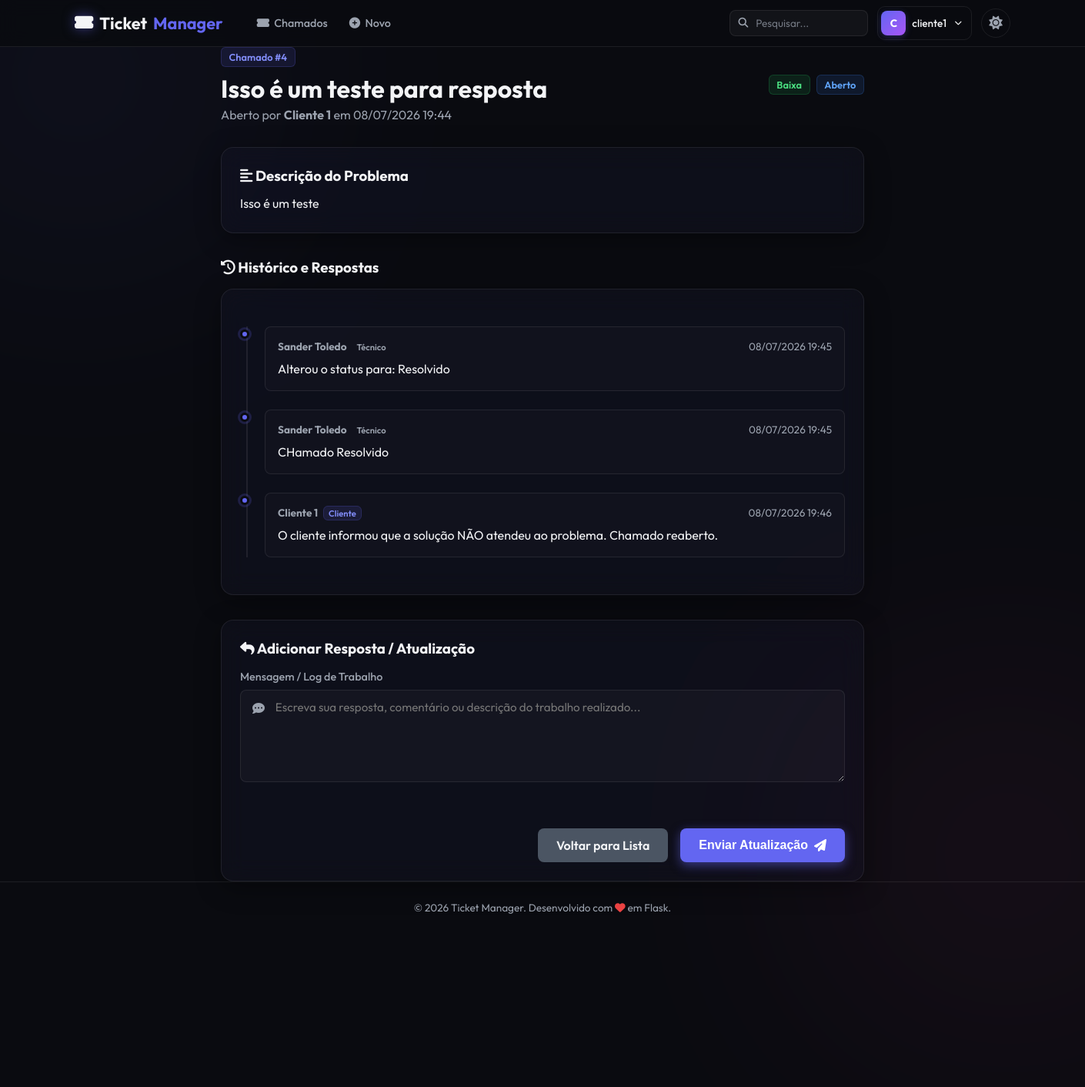
The page /tickets/4 (signed in) on the database its author committed.
### models.py (models this page shows, shortened)
class Usuario(db.Model):
    __tablename__ = "usuarios"
    id = db.Column(db.Integer, primary_key=True)
    nome = db.Column(db.String(50), nullable=False)
    sobrenome = db.Column(db.String(50), nullable=False)
    email = db.Column(db.String(120), unique=True, nullable=False)
    username = db.Column(db.String(50), unique=True, nullable=False)
    senha = db.Column(db.String(255), nullable=False)
    cidade_id = db.Column(db.Integer, db.ForeignKey("cidades.id"), nullable=True)
    cidade = db.relationship("Cidade", backref=db.backref("usuarios", lazy=True))
    perfis = db.relationship("Perfil", backref="usuario", lazy=True, cascade="all, delete-orphan")
    @property
    def tipo_perfil(self):
        if self.perfis:
            return self.perfis[0].tipo_perfil
        return "Cliente"

class Chamado(db.Model):
    __tablename__ = "chamados"
    id = db.Column(db.Integer, primary_key=True)
    titulo = db.Column(db.String(100), nullable=False)
    descricao = db.Column(db.Text, nullable=False)
    prioridade = db.Column(db.String(20), nullable=False, default="Média")  # Baixa, Média, Alta
    status = db.Column(db.String(20), nullable=False, default="Aberto")  # Aberto, Em Andamento, Resolvido, Fechado
    data_criacao = db.Column(db.DateTime, nullable=False, default=db.func.now())
    usuario_id = db.Column(db.Integer, db.ForeignKey("usuarios.id"), nullable=False)
    usuario = db.relationship("Usuario", backref=db.backref("chamados", lazy=True))
    categoria_id = db.Column(db.Integer, db.ForeignKey("categorias.id"), nullable=True)
    categoria = db.relationship("Categoria", backref=db.backref("chamados", lazy=True))

class Worklog(db.Model):
    __tablename__ = "worklogs"
    id = db.Column(db.Integer, primary_key=True)
    chamado_id = db.Column(db.Integer, db.ForeignKey("chamados.id"), nullable=False)
    usuario_id = db.Column(db.Integer, db.ForeignKey("usuarios.id"), nullable=False)
    mensagem = db.Column(db.Text, nullable=False)
    data_criacao = db.Column(db.DateTime, nullable=False, default=db.func.now())
    chamado = db.relationship("Chamado", backref=db.backref("worklogs", lazy=True, cascade="all, delete-orphan"))
    usuario = db.relationship("Usuario", backref=db.backref("worklogs", lazy=True))

class Perfil(db.Model):
    __tablename__ = "perfis"
    id = db.Column(db.Integer, primary_key=True)
    usuario_id = db.Column(db.Integer, db.ForeignKey("usuarios.id"), nullable=False)
    tipo_perfil = db.Column(db.String(50), nullable=False)
    ativo = db.Column(db.Boolean, default=True)

### app.py (the view)
@app.route('/tickets/<int:ticket_id>')
@login_required
def ticket_details(ticket_id):
    return controllers.ticket_details_controller(ticket_id)

### app.py (called while the page is built)
def login_required(f):
    @wraps(f)
    def decorated_function(*args, **kwargs):
        if 'user_id' not in session:
            flash('Você precisa fazer login para acessar esta página.', 'danger')
            return redirect(url_for('login'))
        return f(*args, **kwargs)
    return decorated_function

### controllers.py (called while the page is built)
def ticket_details_controller(ticket_id):
    chamado = Chamado.query.get_or_404(ticket_id)
    usuario = Usuario.query.get(session.get('user_id'))
    if usuario.tipo_perfil == 'Cliente' and chamado.usuario_id != usuario.id:
        flash('Você não tem permissão para visualizar este chamado.', 'danger')
        return redirect(url_for('list_tickets'))
    return render_template('ticket_details.html', chamado=chamado, usuario=usuario)

### templates/ticket_details.html (shortened to what this page needs)
{% extends 'base.html' %}
{% block content %}
<div class="container" style="max-width: 900px; margin: 0 auto;">
    <div class="page-header" style="margin-bottom: 2rem;">
        <div>
            <span class="badge badge-username" style="margin-bottom: 0.5rem; display: inline-block;">Chamado #{{ chamado.id }}</span>
            <h1>{{ chamado.titulo }}</h1>
            <p class="subtitle">Aberto por <strong>{{ chamado.usuario.nome }} {{ chamado.usuario.sobrenome }}</strong> em {{ chamado.data_criacao.strftime('%d/%m/%Y %H:%M') }}</p>
        </div>
        <div style="display: flex; gap: 0.5rem; align-items: center;">
            <span class="badge badge-{{ chamado.prioridade | lower }}">{{ chamado.prioridade }}</span>
            {% set status_class = chamado.status.lower().replace(' ', '') %}
            <span class="badge badge-{{ status_class }}">{{ chamado.status }}</span>
        </div>
    </div>
    <div class="glass-card" style="padding: 1.5rem; margin-bottom: 2rem;">
        <h3 style="color: var(--text-primary); margin-bottom: 0.75rem;"><i class="fa-solid fa-align-left"></i> Descrição do Problema</h3>
        <p style="color: var(--text-primary); line-height: 1.6; white-space: pre-line;">{{ chamado.descricao }}</p>
    </div>
    <h3 style="color: var(--text-primary); margin-bottom: 1rem;"><i class="fa-solid fa-clock-rotate-left"></i> Histórico e Respostas</h3>
    <div class="glass-card" style="padding: 1.5rem; margin-bottom: 2rem;">
        {% if chamado.worklogs %}
            <div class="timeline">
                {% for log in chamado.worklogs %}
                    <div class="timeline-item">
                        <div class="timeline-marker"></div>
                        <div class="timeline-content">
                            <div class="timeline-header">
                                <strong>{{ log.usuario.nome }} {{ log.usuario.sobrenome }} <span class="badge badge-{{ log.usuario.tipo_perfil | lower }}" style="font-size: 0.7rem; padding: 0.1rem 0.4rem; margin-left: 0.25rem;">{{ log.usuario.tipo_perfil }}</span></strong>
                                <span>{{ log.data_criacao.strftime('%d/%m/%Y %H:%M') }}</span>
                            </div>
                            <p style="color: var(--text-primary); line-height: 1.5; white-space: pre-line;">{{ log.mensagem }}</p>
                        </div>
                    </div>
                {% endfor %}
            </div>
        {% endif %}
    </div>
    <div class="glass-card" style="padding: 1.5rem;">
        <h3 style="color: var(--text-primary); margin-bottom: 1rem;"><i class="fa-solid fa-reply"></i> Adicionar Resposta / Atualização</h3>
        <form action="{{ url_for('add_worklog', ticket_id=chamado.id) }}" method="POST" class="form-group">
            <div class="input-wrapper" style="margin-bottom: 1.5rem;">
                <label for="mensagem">Mensagem / Log de Trabalho</label>
                <div class="input-icon-group">
                    <i class="fa-solid fa-comment-dots input-icon" style="top: 1rem;"></i>
                    <textarea id="mensagem" name="mensagem" required placeholder="Escreva sua resposta, comentário ou descrição do trabalho realizado..."></textarea>
                </div>
            </div>
            <div class="form-actions-row">
                <a href="{{ url_for('list_tickets') }}" class="btn-secondary">
                    Voltar para Lista
                </a>
                <button type="submit" class="btn-primary">
                    Enviar Atualização <i class="fa-solid fa-paper-plane"></i>
                </button>
            </div>
        </form>
    </div>
</div>
{% endblock %}

### templates/base.html (shortened to what this page needs)
<!DOCTYPE html>
<html lang="pt-BR" data-theme="dark">
<head>
    <link rel="stylesheet" href="https://cdnjs.cloudflare.com/ajax/libs/font-awesome/6.4.0/css/all.min.css">
    <link rel="stylesheet" href="{{ url_for('static', filename='css/style.css') }}">
</head>
<body>
    <div class="bg-glow bg-glow-1"></div>
    <div class="bg-glow bg-glow-2"></div>
    <header class="app-header">
        <div class="nav-container">
            <div class="nav-left">
                <a href="/" class="brand-logo">
                    <i class="fa-solid fa-ticket-simple text-glow"></i> Ticket<span>Manager</span>
                </a>
                {% if session.get('user_id') %}
                <nav class="nav-menu" id="nav-menu">
                    <a href="{{ url_for('list_tickets') }}" class="nav-link" id="nav-link-tickets">
                        <i class="fa-solid fa-ticket-simple"></i> Chamados
                    </a>
                    <a href="{{ url_for('create_ticket') }}" class="nav-link" id="nav-link-new-ticket">
                        <i class="fa-solid fa-circle-plus"></i> Novo
                    </a>
                </nav>
                {% endif %}
            </div>
            <div class="nav-right">
                {% if session.get('user_id') %}
                <form class="nav-search-form" action="{{ url_for('search_tickets') }}" method="GET" id="nav-search-form">
                    <div class="nav-search-wrapper">
                        <i class="fa-solid fa-magnifying-glass nav-search-icon"></i>
                        <input type="text" name="q" class="nav-search-input" placeholder="Pesquisar..." autocomplete="off" id="nav-search-input">
                    </div>
                </form>
                <div class="nav-user-area" id="nav-user-area">
                    <button class="nav-user-btn" id="user-menu-btn" title="Menu do usuário">
                        <div class="nav-avatar">
                            {{ session.get('username', '?')[0] | upper }}
                        </div>
                        <span class="nav-username">{{ session.get('username') }}</span>
                        <i class="fa-solid fa-chevron-down nav-chevron"></i>
                    </button>
                </div>
                {% else %}
                <a href="{{ url_for('login') }}" class="nav-link" id="nav-link-login"><i class="fa-solid fa-right-to-bracket"></i> Login</a>
                <a href="{{ url_for('register') }}" class="btn-nav btn-signup" id="nav-link-register"><i class="fa-solid fa-user-plus"></i> Registrar</a>
                {% endif %}
                <button id="theme-toggle" class="theme-toggle-btn" title="Alternar tema">
                    <i class="fa-solid fa-sun"></i>
                </button>
            </div>
        </div>
    </header>
    <main class="main-content">
        {% block content %}{% endblock %}
    </main>
    <footer class="app-footer">
        <p>&copy; 2026 Ticket Manager. Desenvolvido com <i class="fa-solid fa-heart text-danger animate-pulse"></i> em Flask.</p>
    </footer>
</body>
</html>

### rows shown on the page
Usuario: get "cliente1", usuario.nome "Cliente", usuario.sobrenome "1"
Chamado: id "4", titulo "Isso é um teste para resposta", data_criacao "08/07/2026 19:44", prioridade "Baixa", status "Aberto", descricao "Isso é um teste"
Worklog: usuario.nome "Sander", usuario.sobrenome "Toledo", usuario.tipo_perfil "Técnico", data_criacao "08/07/2026 19:45", mensagem "Alterou o status para: Resolvido"
Worklog: usuario.nome "Sander", usuario.sobrenome "Toledo", usuario.tipo_perfil "Técnico", data_criacao "08/07/2026 19:45", mensagem "CHamado Resolvido"
Worklog: usuario.nome "Cliente", usuario.sobrenome "1", usuario.tipo_perfil "Cliente", data_criacao "08/07/2026 19:46", mensagem "O cliente informou que a solução NÃO atendeu ao problema. Chamado reaberto."

### other values the page prints
{{ session.get('username', '?')[0] | upper }} "C"
